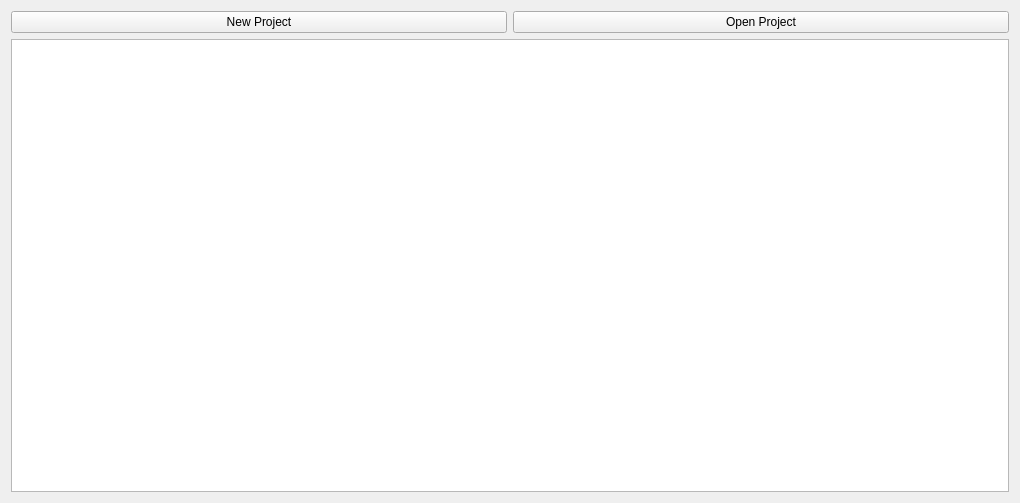
<?xml version="1.0" encoding="UTF-8"?>
<ui version="4.0">
 <class>ProjectManager</class>
 <widget class="QWidget" name="ProjectManager">
  <property name="geometry">
   <rect>
    <x>0</x>
    <y>0</y>
    <width>1020</width>
    <height>503</height>
   </rect>
  </property>
  <property name="windowTitle">
   <string>Form</string>
  </property>
  <layout class="QGridLayout" name="gridLayout">
   <item row="0" column="0">
    <layout class="QHBoxLayout" name="horizontalLayout">
     <item>
      <widget class="QPushButton" name="pushButton_new">
       <property name="text">
        <string>New Project</string>
       </property>
      </widget>
     </item>
     <item>
      <widget class="QPushButton" name="pushButton_open">
       <property name="text">
        <string>Open Project</string>
       </property>
      </widget>
     </item>
    </layout>
   </item>
   <item row="1" column="0">
    <widget class="QTableView" name="tableView">
     <property name="editTriggers">
      <set>QAbstractItemView::NoEditTriggers</set>
     </property>
    </widget>
   </item>
  </layout>
 </widget>
 <resources/>
 <connections/>
</ui>
